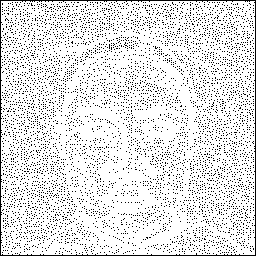
%> input picture lbp1_ KRAN183_disgust.tiff, 256 x 256 px; its folder holds only this picture in this run
$ octave imwrite_LBP1.m   (GNU Octave 9; MATLAB toolbox functions it lacks are replaced by stand-ins)
%> lines starting %> are read from the running program, lines starting %| are printed output that depends on the picture
 clear all;
fiffFiles = dir('*.tiff'); numfiles = length(fiffFiles);
mydata = cell(1,numfiles);
for k =1:numfiles
mydata{k} = imread(fiffFiles(k).name);
grayImage = mydata{k};
%> grayImage is the input picture: size 256x256 uint8; 88.4% white; black in thin lines or dots
[rows columns numberOfColorBands] = size(grayImage);
%> rows = 256; columns = 256; numberOfColorBands = 1

localBinaryPatternImage = zeros(size(grayImage));
for row = 2 : rows - 1
    for col = 2 : columns - 1
        centerPixel = grayImage(row, col);
        pixel7=grayImage(row-1, col-1) > centerPixel;
        pixel6=grayImage(row-1, col) > centerPixel;
        pixel5=grayImage(row-1, col+1) > centerPixel;
        pixel4=grayImage(row, col+1) > centerPixel;
        pixel3=grayImage(row+1, col+1) > centerPixel;
        pixel2=grayImage(row+1, col) > centerPixel;
        pixel1=grayImage(row+1, col-1) > centerPixel;
        pixel0=grayImage(row, col-1) > centerPixel;
        localBinaryPatternImage(row, col) = uint8(...
            pixel7 * 2^7 + pixel6 * 2^6 + ...
            pixel5 * 2^5 + pixel4 * 2^4 + ...
            pixel3 * 2^3 + pixel2 * 2^2 + ...
            pixel1 * 2 + pixel0);
    end
end
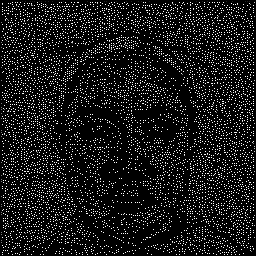
%> localBinaryPatternImage: size 256x256 double; min 0, max 255, mean 24.9
imwrite(localBinaryPatternImage,sprintf('lbp#%d.fig',k));
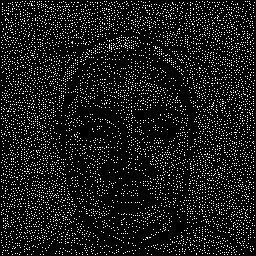
%> saved as lbp#1.fig: size 256x256 uint8; 10% white in thin lines or dots
end

$ run again, on lbp1_ YMSA155_sadness.tiff
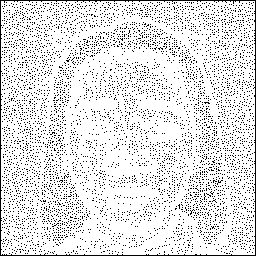
%> input picture lbp1_ YMSA155_sadness.tiff, 256 x 256 px
%> grayImage is the input picture: size 256x256 uint8; 88.3% white; black in thin lines or dots
%> after the loop `for row = 2 : rows - 1`:
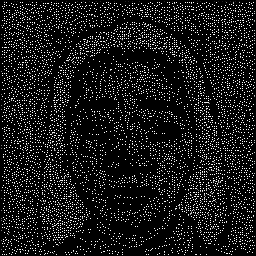
%> localBinaryPatternImage: size 256x256 double; min 0, max 255, mean 24.9
%> `imwrite(localBinaryPatternImage,sprintf('lbp#%d.fig',k));`:
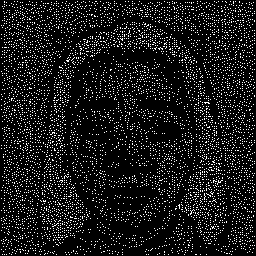
%> saved as lbp#1.fig: size 256x256 uint8; 10.2% white in thin lines or dots
